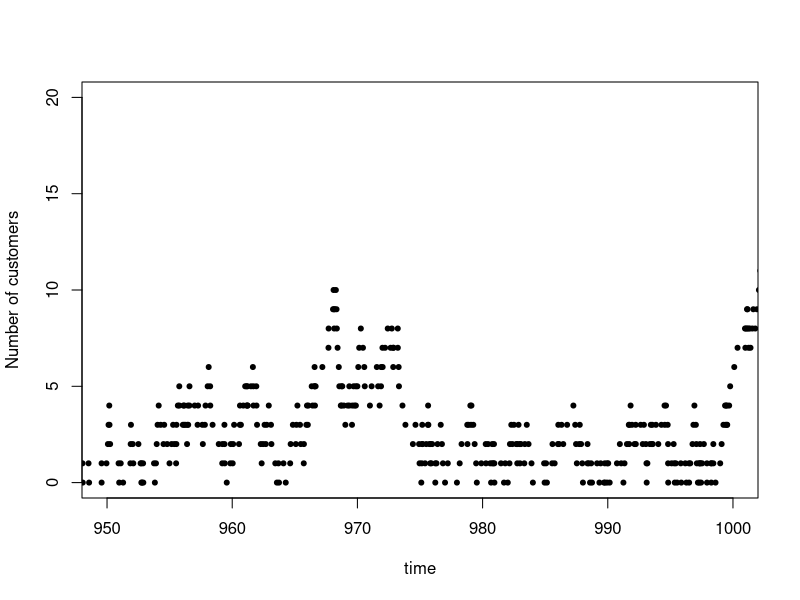
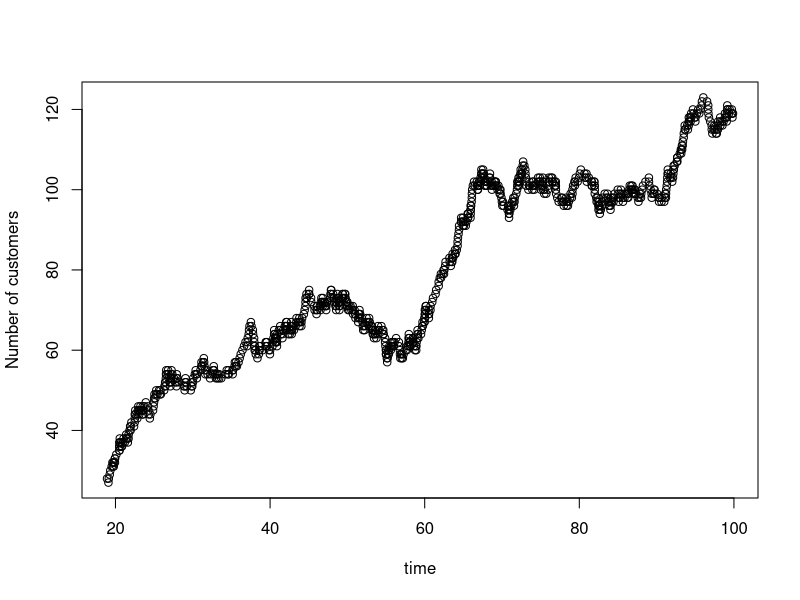
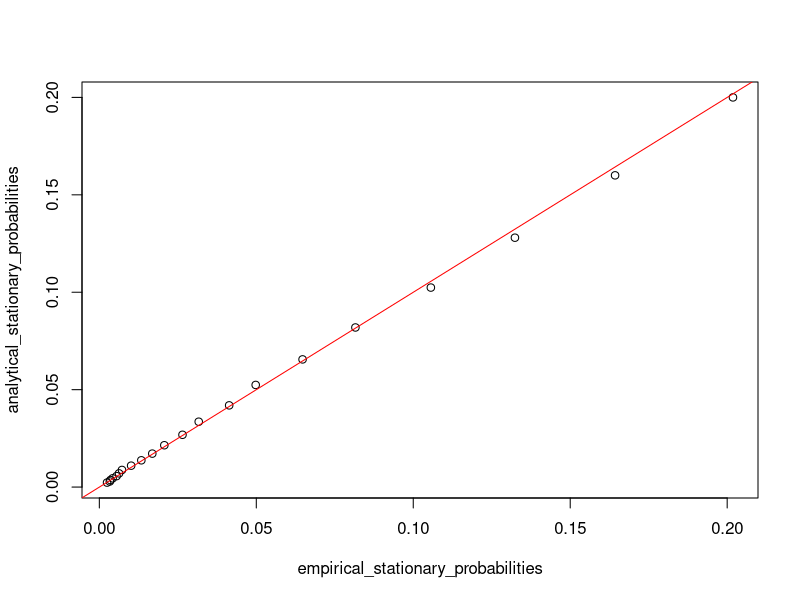

Reproduce these figures in R, in order.
## ---- chunk 1
knitr::opts_chunk$set(echo = TRUE)
set.seed(1234)
## ---- chunk 2
lambda <- 4
mu <- 5

simulate_MM1 <- function(lambda=lambda, mu=mu, N0=0, Tmax=2000){
  #Initialize vectors to store each of the values of interest throughout the simulation
  events <- 0 #stores the type of event (1 for arrival, -1 for departure)
  Times <- 0 #times of events
  customers <- N0 #number of customers at each time in Times
  
  while(tail(Times,1) < Tmax){ #keep simulating until you have an event \\
      #at a time greater than Tmax
    
    if(tail(customers,1)==0){ #separate behavior occurs if system currently has 0 customers
      tau <- rexp(1, rate=lambda) #interarrival intervals are exponentially distributed
      event <- 1 #only an arrival can occur if thre are 0 customers
      
    } else {
      tau <- rexp(1, rate=lambda+mu) #inter-event intervals are exponentially distributed
      if(runif(1,0,1) < lambda/(lambda+mu)){ #if runif is less than P(event = arrival)...
        event <- 1 #call the event an arrival
      } else{ 
        event <- -1 #otherwise, call the event a departure
      }
    }
    
    #now that we have simulatd one event, we need to do some accounting
    customers <- c(customers, tail(customers,1)+event)
    Times <- c(Times, tail(Times,1)+tau)
    events <- c(events, event)
  }
  
  #we need to toss out the information from the last event (it occured after Tmax)
  events <- head(events, -1)
  Times <- head(Times, -1)
  customers <- head(customers, -1)
  
  #we will also toss out the first 200 events to allow for burn-in
  events <- tail(events, -200)
  Times <- tail(Times, -200)
  customers <- tail(customers, -200)
  
  return(list(events,Times,customers))
}
## ---- chunk 3
sim <- simulate_MM1(lambda = 4, mu=5, N0=0, Tmax=10000)
plot(x=sim[[2]], y=sim[[3]], xlim=c(950,1000), ylim=c(0,20),
     pch = 20, xlab="time", ylab="Number of customers") 
#number of customers vs time
## ---- chunk 4
sim2 <- simulate_MM1(lambda = 6, mu=5, N0=0, Tmax=100)
plot(x=sim2[[2]], y=sim2[[3]], xlab="time", ylab="Number of customers") 
#number of customers vs time
## ---- chunk 5
###################### Working with the simulation data ###################### 
#this function takes as inputs the value for j and data simulated for a M/M/1 queue
#it outputs the stationary probability of having j customers in the queue
#the function divides the duration of time in which the simulated queue system has \\
  #j customers within it by the total duration of time that was simulated
calc_stationary_prob_empirical <- function(j, data){
  #calculate the time intervals between events in simulation data
  intervals <- diff(data[[2]]) #diff finds the intervals between every \\
    #two adjacent times in our simulation data
  num_customers <- head(data[[3]], -1) #for the number of customers at the time of \\
    #each event we toss out the last number because it does not correspond to a \\
    #time interval above
  stationary_prob <- sum(intervals[num_customers == j])/(max(data[[2]])-min(data[[2]]))
  return(stationary_prob)
}
empirical_stationary_probabilities <- lapply(seq(0,20,by=1), 
                                             calc_stationary_prob_empirical, data=sim)
empirical_stationary_probabilities <- unlist(empirical_stationary_probabilities, use.names=F)

###################### Using analytical equations ###################### 
mu <- 5
lambda <- 4
rho <- lambda/mu
#This function calculates the stationary probability that jcustomers are in the system \\
  #using the analytical result
#stationary probability that j customers are in the system is given by (1-rho)*rho^j
calc_stationary_prob_analytical <- function(j, rho_){
  return((1-rho_)*rho_^j)
}
analytical_stationary_probabilities <- lapply(seq(0,20,by=1), 
       calc_stationary_prob_analytical, rho_=rho)
analytical_stationary_probabilities <- unlist(analytical_stationary_probabilities, use.names=F)

#plotting the values for the stationary probabilities from the empirical vs analytical \\
  #methods for values of j from 0 to 25, we can see that they agree very well
plot(x=empirical_stationary_probabilities,
     y=analytical_stationary_probabilities)
abline(a=0, b=1, col="red")

#the MSE of empirical stationary probabilities from j=0 to 25 compared to analytical results
sum((empirical_stationary_probabilities - analytical_stationary_probabilities)^2)/
  length(empirical_stationary_probabilities)
## ---- chunk 6
###################### Working with the simulation data ###################### 
1-calc_stationary_prob_empirical(j=0, data=sim)

###################### Using analytical equations ###################### 
#server utilization is equal to rho
rho
## ---- chunk 7
###################### Working with the simulation data ###################### 
### Empirical average number of customers in the system
intervals <- diff(sim[[2]]) #calculate length of time intervals between events in the simulation
n_customers <- head(sim[[3]], -1) #toss out the last recorded # customers as \\
  #it does not correspond to a time interval
#divide the sum of the time intervals * # customers in each interval by \\
  #the total amount of time that was simulated in our simulation
mean_customers_system <- sum(intervals*n_customers)/(max(sim[[2]])-min(sim[[2]]))
mean_customers_system

### Empirical average time a customer spends in the system
#step 1: extract all the arrival times and departure times from our simulation
times_of_arrivals <- sim[[2]][sim[[1]]==1]
times_of_departures <- sim[[2]][sim[[1]]==-1]
#step 2: find the number of customers in the system at the moment of each arrival
n_customers_at_arrivals <- sim[[3]][sim[[1]]==1]
#this function takes as input a single time of arrival for an individual customer, \\
  #the number of customers in the system at the moment of the customer's arrival, \\
  #and the vector of all departure times in our simulation
#the function then counts forward in time from the moment of the customer's arrival \\
  #until the number of customers that have departed equals the number of customers who \\
  #were in the system at the moment the customer first arrived
calc_duration_in_system <- function(time_of_arrival, n_customers_at_arrival, 
                                    times_of_departures_){
  #subset the departure times to focus on times that are greater than the time that the \\
    #customer first arrives into the system
  subset_times_of_departures <- times_of_departures_[times_of_departures_ > time_of_arrival]
  #The time of departure is the moment that the number of departures that occur after the \\
    #moment of arrival equals the number of customers who were in the system at the moment \\
    #the customer first arrived
  time_of_departure <- subset_times_of_departures[n_customers_at_arrival]
  return(time_of_departure-time_of_arrival)
}
#use the above function to store the time spent in the system for all customers in our simulation
durations_in_system <- c()
for(i in 1:length(times_of_arrivals)){
  durations_in_system <- c(durations_in_system, 
                           calc_duration_in_system(time_of_arrival=times_of_arrivals[i],
                                                   n_customers_at_arrival=n_customers_at_arrivals[i], 
                                                   times_of_departures_=times_of_departures))
}
#in calculating the mean, we must remove NA values, which represent customers\\
  # who still have not departed from the system by the time the simulation ends\\
mean_duration_system <- mean(durations_in_system, na.rm=TRUE)
mean_duration_system

###################### Using analytical equations ###################### 
### Analytical average number of customers in the system
#L = rho/(1-rho)
rho/(1-rho)
### Analytical average time a customer spends in the system
#W = rho/((1-rho)*lambda)
rho/((1-rho)*lambda)
## ---- chunk 8
###################### Working with the simulation data ###################### 
### Empirical average number of customers at the server
#average number of customers at the server is 1-pi0
mean_customers_server <- 1-calc_stationary_prob_empirical(j=0, data=sim)
mean_customers_server

### Empirical average service time
intervals <- diff(sim[[2]]) #calculate the intervals between events in our simulation
n_customers <- head(sim[[3]],-1) #drop the last n_customer since it does not \\
  #correspond to a time interval
total_time <- max(sim[[2]]) -min(sim[[2]]) #total time the simulation was run
non_zero_time <- total_time - sum(intervals[n_customers ==0]) #subtract the \\
  #intervals where the n_customers was 0 from the total time
n_departures <- sum(sim[[1]] == -1) #the number of departure events that occured \\
  #throughout the course of the simulation
mean_service_time <- non_zero_time/n_departures #divide the numbers to find the \\
  #mean service time
mean_service_time

###################### Using analytical equations ###################### 
### Analytical average number of customers at the server
#Ls = rho
rho
### Analytical average service time
#Ws = 1/mu
1/mu
## ---- chunk 9
###################### Working with the simulation data ###################### 
### Empirical average number of customers in the queue buffer
mean_customers_system-mean_customers_server

### Empirical average amount of time customers spend in the queue buffer
mean_duration_system-mean_service_time

###################### Using analytical equations ###################### 
### Analytical average number of customers in the queue buffer
#Lq = rho^2/(1-rho)
rho^2/(1-rho)

### Analytical average amount of time customers spend in the queue buffer
#Wq = rho/((1-rho)*mu)
rho/((1-rho)*mu)
